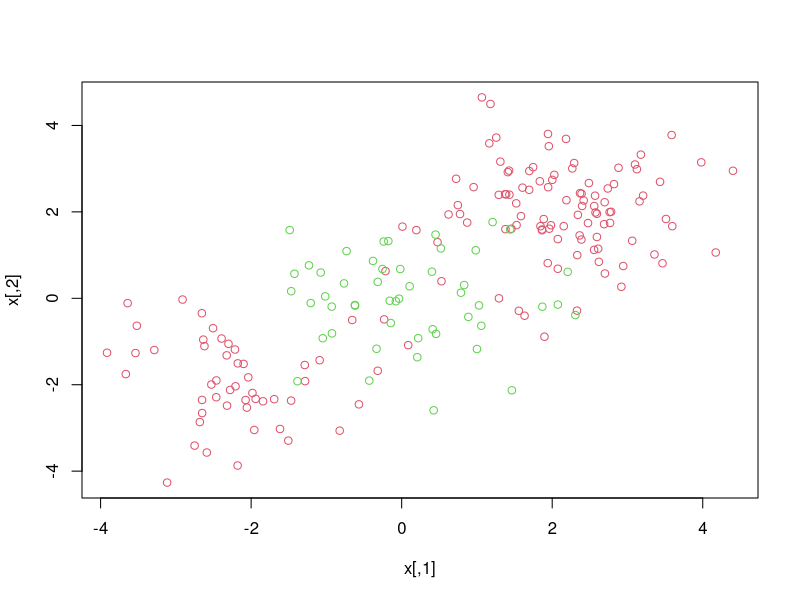
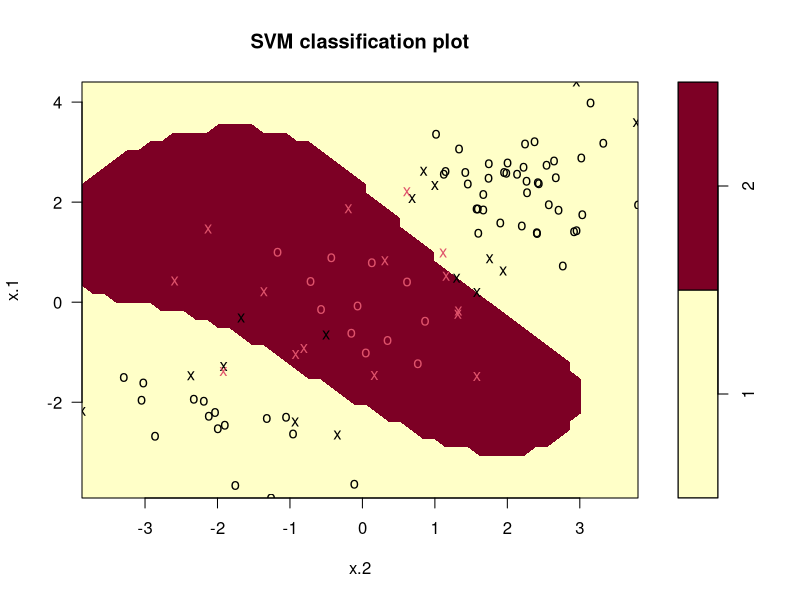

These figures' R source, in order:
## ---- chunk 1
set.seed(1)
x=matrix(rnorm(200*2), ncol=2)
x[1:100,]=x[1:100,]+2
x[101:150,]=x[101:150,]-2
y=c(rep(1,150), rep(2,50))
dat=data.frame(x=x,y=as.factor(y))
plot(x, col=y+1)
## ---- chunk 2
library(e1071)
train=sample(200,100)
svmfit=svm(y~., data=dat[train,], kernel="radial", gamma=1, cost=1)
plot(svmfit, dat[train,])
summary(svmfit)
## ---- chunk 3
set.seed(1)
tune.out=tune(svm, y~., data=dat[train,], kernel="radial", ranges = list(cost=seq(0.01, 10, 0.1), gamma=seq(0.5,5, 0.5)))
summary(tune.out)
# best cost=0.91 gamma=3
## ---- chunk 4
pred=predict(tune.out$best.model, newdata=dat[-train,])
table(predict=pred, true=dat[-train,"y"])
# eror rate= (6+5)/(71+5+6+18)=0.11
